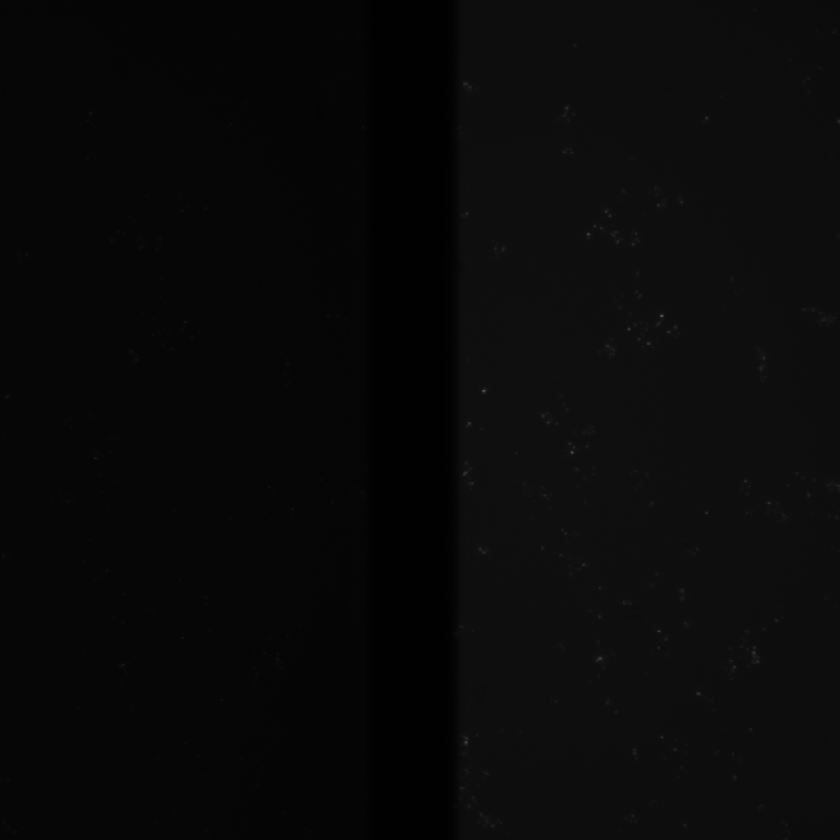
#> input picture ONI.bio/images/G-ex_P100_50deg_exp100_2017-05-18_15h25m02s936ms-1.tif, 840 x 840 px, shrunk from 1024 x 1024 before the run; its folder holds only this picture in this run
$ jupyter execute ONI.bio.ipynb
#> lines starting #> are read from the running program, lines starting #| are printed output that depends on the picture; after the words box and inside, x2 and y2 are one past the last pixel; in counts of white or black regions, pixels touching at a corner belong together
# Prompt
The programming problem that we would like you to take on is to write a program that identifies the areas of light in sample TIFF images from a digital microscope.

To give you some context. Our microscopes acquire images as bitmaps. Each bitmap has a number light spots that look like circular smudges. These are generated by the light emitted from the florescent molecules that are within the sample, hitting the detector. The first part of super resolution microscopy is to locate these smudges.

The input to your code should be a TIFF image. The images have some noise (this is normal). You can assume that each smudge is 6x6 pixels. You should be able to run your code and output a list of rectangles that bound the smudges that you have detected. Your code should be resilient to the noise and any artifacts that appear in the image and find only the circular smudges. The programming problem should take you no more than two or three evenings. Your code should be clean, efficient, and of a quality that you feel would be suitable to be production code. There are 3rd party libraries, system utilities etc available that you can use to read TIFF images so don’t write your own TIFF reader ;-)

Looking at the images will give you an intuitive idea of the noise that you will encounter in the image. The background of the image is not uniform but appears "mottled", occasionally there are single stray pixels that are very bright. Additionally the smudges themselves are not at all uniform but are themselves subject to noise (you will see that they are somewhat mottled). If you consider the frame as a whole, athough the light smudges which we are identifying are very visible (easy to spot with the naked eye) statistically they contribute very little to the overall brightness of the image.

For this challenge we are not concerned about user interface (a command line tool is fine), or how you read the images you can use whatever library or frameworks that you want - however we would like you to write the code that processes the bitmap image and discovers the positions of the smudges yourself.

If you have any questions just drop us an email.

We supply a few of test images that we would like your program to work with.

Finally we would like you to submit clean, simple, well-structured code that you would consider ready for submission to a professional project.

[cell 1]
# import the necessary packages
import glob
import cv2
import matplotlib.pyplot as plt
import numpy as np

[cell 2]
# Constants
blur_size = (9, 9)
padding = 5 # padding for rectangle

# Visualize Plot Variables
showOrignalPlot = False
showPlotsWithRectangles = False

# Export Variables
exportImagesWithRectangles = False # Exports original image with rectangles as tif
exportSmudgeLocations = True # Exports rectangle coordintes to CSV

[cell 3]
# import images
path = 'images/'
fileType = '.tif'
images = [(cv2.imread(file), file) for file in glob.glob(path + "*" + fileType)]
#> images = 1 item

[cell 4]
for i in range(len(images)):
    output = images[i][0]
    # Grayscale image to help distinguish important visual features
    gray = cv2.cvtColor(output, cv2.COLOR_BGR2GRAY)

    # Blurring image to reduce noise
    blurred = cv2.GaussianBlur(gray, blur_size, 0)

    # Threshold the image to reveal light regions in the blurred image
    thresh = cv2.adaptiveThreshold(blurred,
                                   255,
                                   cv2.ADAPTIVE_THRESH_GAUSSIAN_C,
                                   cv2.THRESH_BINARY,
                                   35,
                                   0
                                  )
    if showOrignalPlot:
        plt.imshow(thresh)
        plt.xticks([]), plt.yticks([])  # to hide tick values on X and Y axis
        plt.title(images[i][1][len(path):-len(fileType)])
        plt.show()

    # Apply Hough transform on the image
    circles = cv2.HoughCircles(thresh,
                               cv2.HOUGH_GRADIENT,
                               1,
                               minDist = 10,
                               param1 = 200,
                               param2 = 3,
                               minRadius = 3,
                               maxRadius = 9
                               )

    # Draw circles if any were detected by Hough transform
    if circles is not None:
        circles = np.uint16(np.around(circles[0, :]))
        for (x, y, r) in circles:
            # Draw rectangle
            cv2.rectangle(output,
                          (x - (r + padding), y - (r + padding)),
                          (x + (r + padding), y + (r + padding)),
                          (int(r), 128 + int(x), 255 - int(y)),
                          3
                         )
        if showPlotsWithRectangles:
            plt.imshow(output)
            plt.xticks([]), plt.yticks([])  # to hide tick values on X and Y axis
            plt.title(images[i][1][len(path):-len(fileType)] + '__detected_{}_smudges'.format(circles.shape[0]))
            plt.show()
        if exportImagesWithRectangles:
            cv2.imwrite(images[i][1][len(path):-len(fileType)] + '__detected_{}_smudges'.format(circles.shape[0]) + fileType,
                            output)
        if exportSmudgeLocations:
            np.savetxt(images[i][1][len(path):-len(fileType)] + '__detected_{}_smudges'.format(circles.shape[0]) + ".csv",
                       # Rectangle exported as an array of coordinates:
                       #    top left corner x, top left corner y, bottom right corner x, bottom right corner y
                       np.array([
                           circles[:,0] - (circles[:,2] + padding), circles[:,1] - (circles[:,2] + padding),
                           circles[:,0] + (circles[:,2] + padding), circles[:,1] + (circles[:,2] + padding)
                       ]).T,
                       delimiter = ","
                      )
#> this loop made 1 pass
#> pass 1, `blurred = cv2.GaussianBlur(gray, blur_size, 0)`:
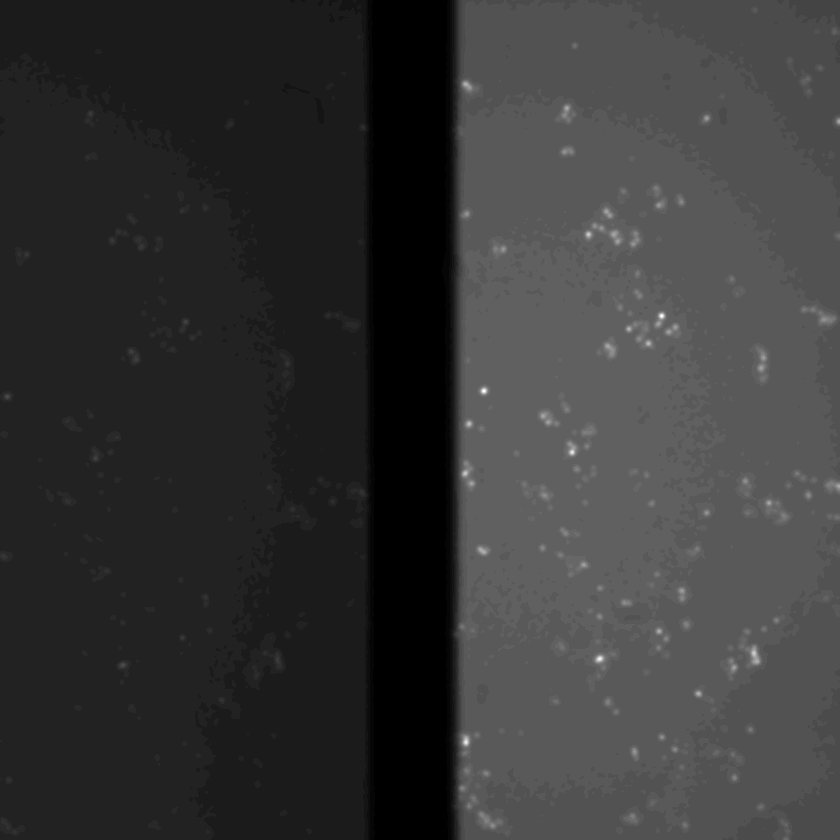
#> blurred: shape (840, 840); min 1, max 38, mean 9; drawn with min black and max white
#> pass 1, `thresh = cv2.adaptiveThreshold(blurred, 255, cv2.ADAPTIVE_THRESH_GAUSS..`:
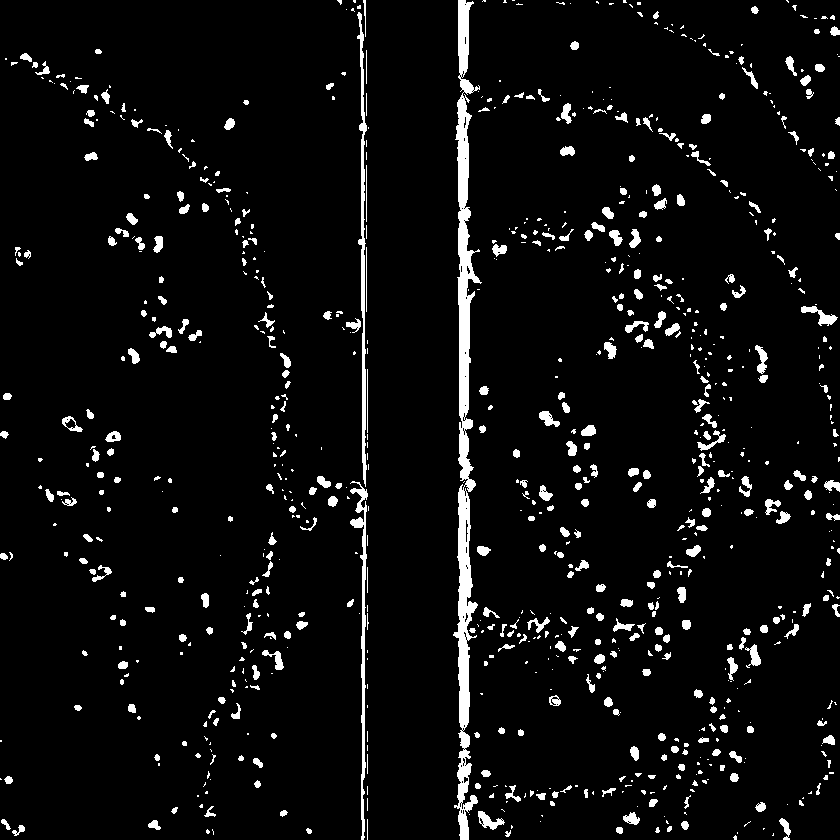
#> thresh: shape (840, 840); 5.2% white; 874 white regions (477 under 20 px), largest, box (x1, y1, x2, y2) and area: (453, 0, 482, 840) 8742, (357, 12, 367, 487) 1639, (350, 481, 368, 840) 1397
#> after the loop:
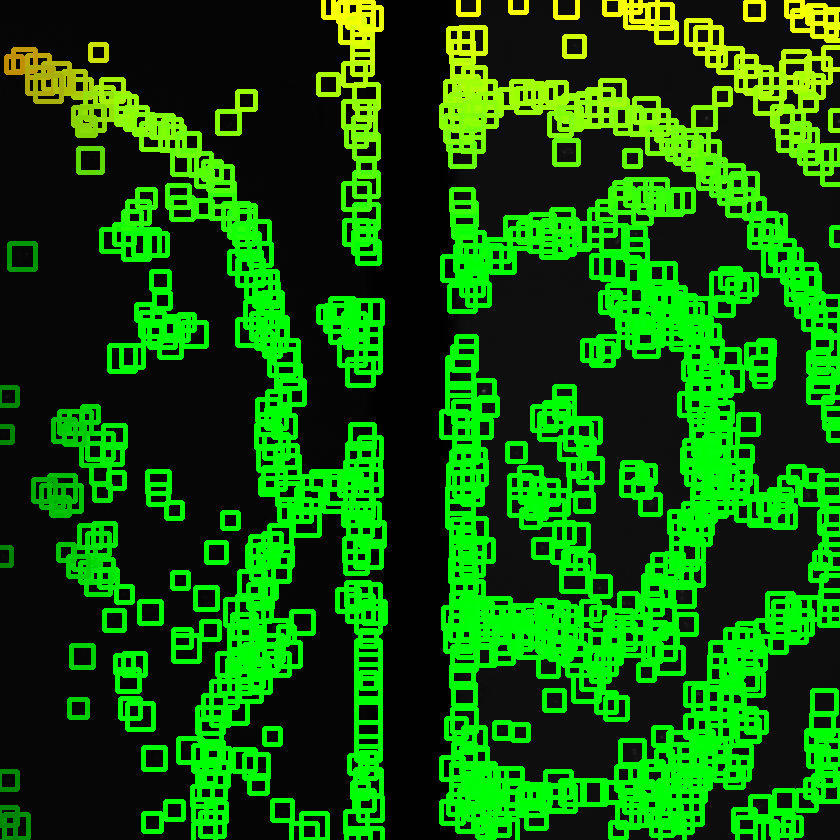
#> output: shape (840, 840, 3); mean B, G, R 7.4, 91.3, 16.3
print('Complete')
